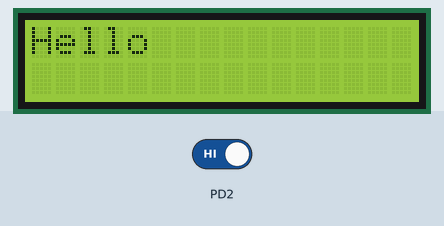
Recording of a program running on a simulated ATmega32, built with avr-gcc and emulated at 8 MHz. On the bench: 16×2 character LCD. Wiring (inferred from the names in the program): character LCD (HD44780): RS PA1; E PA2; data PA3, PA4, PA5, PA6. Inputs (shaded band) come from the test bench; at power-on: PD2 HIGH.

Above: at 1.2 s.
1.3 s: PD2 driven LOW
At 3.0 s:
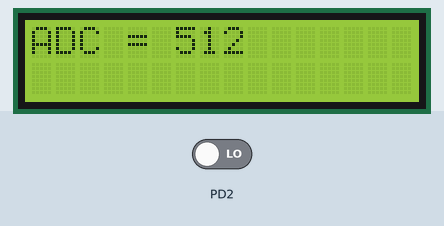
At 5.6 s:
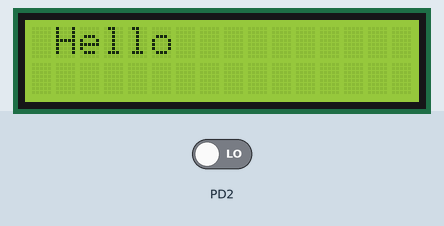
Timing chart, 0 to 7.1 s (numbered marks = the images above; inputs shaded):
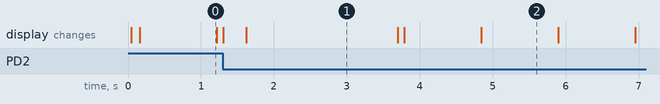

The program:

main.c
```c
/*
 * LCD.c
 *
 * Created: 3/2/2024 9:17:58 PM
 * Author : Ayat
 */
#define F_CPU 8000000UL
#include "BIT_MATH.h"
#include "STD_TYPES.h"
#include "LCD_Interface.h"
#include "DIO_INTERFACE.h"
#include  <util/delay.h>
#include <avr/interrupt.h>

void adc_init()
{
	ADMUX |= (1<<REFS1) | (1<<REFS0); //internal ref ,enable adc 0
	ADCSRA = (1<<ADEN) | (1<<ADPS2) | (1<<ADPS1) | (1<<ADPS0) |(1<<ADIE); // en adc, prescalar = 128
}

void INT_EN()
{
	MCUCR |= (1<<ISC01); //falling edge
	GICR  |= (1<<INT0); //En int0

}

int main(void)
{
	DDRD &= ~(1<<2); //pD2 input
	adc_init();
	INT_EN();
	LCD_Init();
	LCD_Clear();
	_delay_ms(50);
	sei();
    while (1)
    {
          int i=0;
		  for(i = 0 ; i < 10 ; i++)
		  {
			  if(i <= 5)
			  {
				  LCD_Move_Cursor(0,i);
				  LCD_Print_String("Hello");
				  _delay_ms(1000);
				    LCD_Clear();
				_delay_ms(5);
			  }
			  else if(i > 5)
			  {
				   LCD_Move_Cursor(0,10-i);
				  LCD_Print_String("Hello");
				  _delay_ms(1000);
				  LCD_Move_Cursor(0,i);
				  LCD_Clear();
				  _delay_ms(5);
			  }
		  }

    }
}

ISR(INT0_vect)
{
	char num[5];
	int adc_value;
	ADCSRA |= (1<<ADSC);
	while(ADCSRA&(1<<ADSC)); //still converting
	adc_value = ADCW;
	itoa(adc_value, num, 10);
	LCD_Clear();
	_delay_ms(250);
	//LCD_vidSendNumber(adc_value);
	LCD_Print_String("ADC = ");
	LCD_Print_String(num);
	_delay_ms(2000);
}
```

LCD_Interface.h
```c
/*
 * LCD_Interface.h
 *
 * Created: 3/2/2024 9:21:17 PM
 *  Author: Q
 */


#ifndef LCD_INTERFACE_H_
#define LCD_INTERFACE_H_

#define  CONTROL_PORT  Port_A
#define  RS            Pin1
#define  EN            Pin2
#define  D4            Pin3
#define  D5            Pin4
#define  D6            Pin5
#define  D7            Pin6

void LCD_Init(void);
void LCD_Void_Send_Data(uint8 Data);
void LCD_Void_Send_Command(uint8 Com);
void LCD_Print_String(uint8 *Copy_Str);
void LCD_Move_Cursor(uint8 row , uint8 column);
void LCD_Clear(void);
void LCD_vidSendNumber(uint32 Copy_u8Number);


#endif /* LCD_INTERFACE_H_ */
```

LCD_Prog.c
```c
/*
 * LCD_Prog.h
 *
 * Created: 3/2/2024 9:21:35 PM
 *  Author: Ayat Mohamed
 */
#include <stdlib.h>
#include "BIT_MATH.h"
#include "STD_TYPES.h"
#include "LCD_Interface.h"
#include "DIO_INTERFACE.h"
#include  <util/delay.h>
#ifndef LCD_PROG_H_
#define LCD_PROG_H_
static uint8 cursor = 1;
void LCD_Init(void)
{
	DIO_VidSetPinDirection(CONTROL_PORT , RS ,Output);
	DIO_VidSetPinDirection(CONTROL_PORT , EN ,Output);
    _delay_ms(20);
	DIO_VidSetPinDirection(CONTROL_PORT , D4 ,Output);
	DIO_VidSetPinDirection(CONTROL_PORT , D5 ,Output);
	DIO_VidSetPinDirection(CONTROL_PORT , D6 ,Output);
	DIO_VidSetPinDirection(CONTROL_PORT , D7 ,Output);

	DIO_VidSetPinValue(CONTROL_PORT , RS , PinLow );
	DIO_VidSetPinValue(CONTROL_PORT , EN ,PinLow );
    LCD_Void_Send_Command(0x02);
	/*Function set: 2 lines 5*8*/
	LCD_Void_Send_Command(0x28);//10100000
	_delay_ms(1);
	/*Display on off :display enable ,display cursor,no blink cursor */
	LCD_Void_Send_Command(0x0C);
	LCD_Void_Send_Command(0x06);
	LCD_Void_Send_Command(0x80);
	LCD_Void_Send_Command(0x01);
}
void LCD_Void_Send_Data(uint8 Data)
{

	_delay_ms(1);
	DIO_VidSetPinValue(CONTROL_PORT , EN ,PinHigh);
	_delay_ms(1);
	DIO_VidSetPinValue(CONTROL_PORT , D4 ,GET_BIT(Data,Pin4));
	DIO_VidSetPinValue(CONTROL_PORT , D5 ,GET_BIT(Data,Pin5));
	DIO_VidSetPinValue(CONTROL_PORT , D6 ,GET_BIT(Data,Pin6));
	DIO_VidSetPinValue(CONTROL_PORT , D7 ,GET_BIT(Data,Pin7));
	DIO_VidSetPinValue(CONTROL_PORT , RS , PinHigh);
	_delay_ms(1);
	 DIO_VidSetPinValue(CONTROL_PORT , EN ,PinLow );
	 _delay_ms(1);
	 DIO_VidSetPinValue(CONTROL_PORT , EN ,PinHigh);
	 _delay_ms(1);
	DIO_VidSetPinValue(CONTROL_PORT , D4 ,GET_BIT(Data,Pin0));
	DIO_VidSetPinValue(CONTROL_PORT , D5 ,GET_BIT(Data,Pin1));
	DIO_VidSetPinValue(CONTROL_PORT , D6 ,GET_BIT(Data,Pin2));
	DIO_VidSetPinValue(CONTROL_PORT , D7 ,GET_BIT(Data,Pin3));
	DIO_VidSetPinValue(CONTROL_PORT , RS , PinHigh);
    _delay_ms(1);
	DIO_VidSetPinValue(CONTROL_PORT , EN ,PinLow );
	_delay_ms(1);

}


void LCD_Void_Send_Command(uint8 Com)
{
	//uint8_t Local_Com ;
	DIO_VidSetPinValue(CONTROL_PORT , RS , PinLow );
	_delay_ms(1);
	DIO_VidSetPinValue(CONTROL_PORT , EN ,PinHigh);
	_delay_ms(1);
	DIO_VidSetPinValue(CONTROL_PORT , D4 ,GET_BIT(Com,Pin4));
	DIO_VidSetPinValue(CONTROL_PORT , D5 ,GET_BIT(Com,Pin5));
	DIO_VidSetPinValue(CONTROL_PORT , D6 ,GET_BIT(Com,Pin6));
	DIO_VidSetPinValue(CONTROL_PORT , D7 ,GET_BIT(Com,Pin7));
	_delay_ms(1);
	DIO_VidSetPinValue(CONTROL_PORT , EN ,PinLow );
	_delay_ms(1);
	DIO_VidSetPinValue(CONTROL_PORT , EN ,PinHigh);
	_delay_ms(1);
	DIO_VidSetPinValue(CONTROL_PORT , D4 ,GET_BIT(Com,Pin0));
	DIO_VidSetPinValue(CONTROL_PORT , D5 ,GET_BIT(Com,Pin1));
	DIO_VidSetPinValue(CONTROL_PORT , D6 ,GET_BIT(Com,Pin2));
	DIO_VidSetPinValue(CONTROL_PORT , D7 ,GET_BIT(Com,Pin3));
    _delay_ms(1);
    DIO_VidSetPinValue(CONTROL_PORT , EN ,PinLow );
    _delay_ms(1);
}

void LCD_Print_String(uint8 *Copy_Str)
{

	uint8 iterator = 0;
	// check if the string is ending or not
	while(Copy_Str[iterator] != '\0')
	{

		// print the data
		LCD_Void_Send_Data(Copy_Str[iterator]);

		//increase the address by one to send the next element.
		iterator++;
	}
}

void LCD_Move_Cursor(uint8 row , uint8 column)
{
	switch(row)
	{
		case 0 :
		if(column < 16)
		{
			LCD_Void_Send_Command((0x80) + (column));
			cursor = column;
		}
		break;
		case 1:
		if(column < 16)
		{
			LCD_Void_Send_Command((0x80) + 0x40 + (column));
			cursor = 17 + column;
		}
		break;
	}
}
void LCD_Clear(void)
{
	LCD_Void_Send_Command(0x01);
	 _delay_ms(1);
}
void LCD_vidSendNumber(uint32 Copy_u8Number)
{

	char Number[32];
	itoa(Copy_u8Number,Number,10);
	LCD_Print_String(Number);
}
#endif /* LCD_PROG_H_ */
```

BIT_MATH.h
```c
/*
===================================================================================================
* Auther : Ayat Mohamed MOhamed
* Object : MACROS(BIT MATH)
* BIT_MATH.h
===================================================================================================
*/
#ifndef BIT_MATH_H_
#define BIT_MATH_H_

// set any bit in any register
#define SET_BIT(REG,BIT) (REG|=(1<<BIT))

// clear any bit in any register
#define CLEAR_BIT(REG,BIT) (REG&=~(1<<BIT))

// toggle any bit in any register
#define TOGGLE_BIT(REG,BIT) (REG^=(1<<BIT))

// get (read) any bit in any register
#define GET_BIT(REG,BIT) ((REG&(1<<BIT))>>BIT)

#endif
/*
 -------------------------------
| 0 | 0 | 0 | 0 | 0 | 1 | 0 | 1 |
 -------------------------------
*/
```

DIO_INTERFACE.h
```c
/*
===================================================================================================
* Auther : Ayat Mohamed MOhamed
* Object : DIO interface
* DIO_Interface.h
===================================================================================================
*/

#ifndef DIO_INTERFACE_H_
#define DIO_INTERFACE_H_
// 4 PROTS
typedef enum
{
	Port_A,
	Port_B,
	Port_C,
	Port_D
}et_Port;

// 8 pin of ports
typedef enum
{
	Pin0,
	Pin1,
	Pin2,
	Pin3,
	Pin4,
	Pin5,
	Pin6,
	Pin7

}et_Pin;

// pin direction
typedef enum
{
	Input,
	Output
}et_Direction;

// 0--> pinLow , 1-->pinHigh
typedef enum
{
	PinLow,
    PinHigh
}et_status;

// setting Pin Direction
void DIO_VidSetPinDirection(uint8 Copy_Port , uint8 Copy_Pin ,uint8 Copy_Direction);

// setting Pin Value
void DIO_VidSetPinValue(uint8 Copy_Port , uint8 Copy_Pin ,uint8 Copy_Value);

// Getting Pin Value
void DIO_VidGetPinValue(uint8 Copy_Port , uint8 Copy_Pin ,uint8 *Ptr_Data);

// setting Port Direction
void DIO_VidSetPortDirection(uint8 Copy_Port , uint8 Copy_Direction);

// setting Port Value
void DIO_VidSetPortValue(uint8 Copy_Port , uint8 Copy_Value);

// Getting Port Value
void DIO_VidGetPortValue(uint8 Copy_Port , uint8 *Ptr_Data);


#endif
```

DIO_PRIVATE.h
```c
/*
===================================================================================================
* Auther : Ayat Mohamed MOhamed
* Object : DIO_Registter
* SWC : DIO_Registter.h
===================================================================================================
*/

#ifndef DIO_PRIVATE_H_
#define DIO_PRIVATE_H_

// Access the addresses of ALL Registers in PORTA
#define DDRA   *((volatile uint8*)0x3A)
#define PORTA  *((volatile uint8*)0x3B)
#define PINA   *((volatile uint8*)0x39)

// Access the addresses of ALL Registers in PORTB
#define DDRB   *((volatile uint8*)0x37)
#define PORTB  *((volatile uint8*)0x38)
#define PINB   *((volatile uint8*)0x36)
// Access the addresses of ALL Registers in PORTC
#define DDRC   *((volatile uint8*)0x34)
#define PORTC  *((volatile uint8*)0x35)
#define PINC   *((volatile uint8*)0x33)

// Access the addresses of ALL Registers in PORTD
#define DDRD   *((volatile uint8*)0x31)
#define PORTD  *((volatile uint8*)0x32)
#define PIND   *((volatile uint8*)0x30)

#endif
```

DIO_PROG.c
```c
/*
===================================================================================================
 * Auther : Ayat Mohamed MOhamed
 * Object : DIO Program
 * DIO_Prog.h
===================================================================================================
 */

#include "BIT_MATH.h"
#include "STD_TYPES.h"
#include "DIO_PRIVATE.h"
#include "DIO_INTERFACE.h"

/*
 ***************************************************************************************
 ***************************************** PINS ****************************************
 ***************************************************************************************
 */

//******************************* setting Pin Direction ********************************
void DIO_VidSetPinDirection(uint8 Copy_Port , uint8 Copy_Pin , uint8 Copy_Direction)
{
	if(Copy_Direction == Input)
	{
		switch(Copy_Port)
		{
		case Port_A:
			CLEAR_BIT(DDRA,Copy_Pin);
			break;
		case Port_B:
			CLEAR_BIT(DDRB,Copy_Pin);
			break;
		case Port_C:
			CLEAR_BIT(DDRC,Copy_Pin);
			break;
		case Port_D:
			CLEAR_BIT(DDRD,Copy_Pin);
			break;
		}
	}
	else if(Copy_Direction == Output)
	{
		switch(Copy_Port)
		{
		case Port_A:
			SET_BIT(DDRA,Copy_Pin);
			break;
		case Port_B:
			SET_BIT(DDRB,Copy_Pin);
			break;
		case Port_C:
			SET_BIT(DDRC,Copy_Pin);
			break;
		case Port_D:
			SET_BIT(DDRD,Copy_Pin);
			break;
		}
	}
}

//******************************** setting Pin Value ***********************************
void DIO_VidSetPinValue(uint8 Copy_Port , uint8 Copy_Pin ,uint8 Copy_Value)
{
	if(Copy_Value == PinHigh)
	{
		switch(Copy_Port)
		{
		case Port_A:
			SET_BIT(PORTA,Copy_Pin);
			break;
		case Port_B:
			SET_BIT(PORTB,Copy_Pin);
			break;
		case Port_C:
			SET_BIT(PORTC,Copy_Pin);
			break;
		case Port_D:
			SET_BIT(PORTD,Copy_Pin);
			break;
		}
	}

	else if(Copy_Value == PinLow)
	{
		switch(Copy_Port)
		{
		case Port_A:
			CLEAR_BIT(PORTA,Copy_Pin);
			break;
		case Port_B:
			CLEAR_BIT(PORTB,Copy_Pin);
			break;
		case Port_C:
			CLEAR_BIT(PORTC,Copy_Pin);
			break;
		case Port_D:
			CLEAR_BIT(PORTD,Copy_Pin);
			break;
		}
	}
}


//********************************* Getting Pin Value *********************************
void DIO_VidGetPinValue(uint8 Copy_Port , uint8 Copy_Pin ,uint8 *Ptr_Data)
{
	switch (Copy_Port)
	{
	case Port_A:
		*Ptr_Data = GET_BIT(PINA,Copy_Pin);
		break;
	case Port_B:
		*Ptr_Data = GET_BIT(PINB,Copy_Pin);
		break;
	case Port_C:
		*Ptr_Data = GET_BIT(PINC,Copy_Pin);
		break;
	case Port_D:
		*Ptr_Data = GET_BIT(PIND,Copy_Pin);
		break;
	}
}


/*
 ***************************************************************************************
 ***************************************** PINS ****************************************
 ***************************************************************************************
 */

//******************************* setting Port Direction *******************************
void DIO_VidSetPortDirection(uint8 Copy_Port , uint8 Copy_Direction)
{
	if(Copy_Direction == Input)
	{
		switch(Copy_Port)
		{
		case Port_A:
			DDRA = 0x00;
			break;
		case Port_B:
			DDRB = 0x00;
			break;
		case Port_C:
			DDRC = 0x00;
			break;
		case Port_D:
			DDRD = 0x00;
			break;
		}
	}
	else if(Copy_Direction == Output)
	{
		switch(Copy_Port)
		{
		case Port_A:
			DDRA = 0xFF;
			break;
		case Port_B:
			DDRB = 0xFF;
			break;
		case Port_C:
			DDRC = 0xFF;
			break;
		case Port_D:
			DDRD = 0xFF;
			break;
		}
	}
}


//******************************* setting Port Value **********************************
void DIO_VidSetPortValue(uint8 Copy_Port , uint8 Copy_Value)
{
		switch(Copy_Port)
		{
		case Port_A:
			PORTA = Copy_Value;
			break;
		case Port_B:
			PORTB = Copy_Value;
			break;
		case Port_C:
			PORTC = Copy_Value;
			break;
		case Port_D:
			PORTD = Copy_Value;
			break;
		}
}

//******************************* Getting Port Value **********************************
void DIO_VidGetPortValue(uint8 Copy_Port , uint8 *Ptr_Data)
{
	switch (Copy_Port)
		{
		case Port_A:
			*Ptr_Data = PINA;
			break;
		case Port_B:
			*Ptr_Data = PINB;
			break;
		case Port_C:
			*Ptr_Data = PINC;
			break;
		case Port_D:
			*Ptr_Data = PIND;
			break;
		}
}
```

STD_TYPES.h
```c
/*
===================================================================================================
* Auther : Ayat Mohamed MOhamed
* Object : Typedef
* main.c
===================================================================================================
*/

typedef unsigned char uint8;
typedef signed char sint8;

typedef unsigned short int uint16;
typedef signed short int sint16;

typedef unsigned long int uint32;
typedef signed long int sint32;

typedef float f32;
typedef double lf64;

#define NULL            0

#define NO_ERROR_STATE  1
#define ERROR_STATE     2
#define NULLPOINTER     3


/*
"../STD_TYPES.h" -->back step
"../../STD_TYPES.h" -->two back step
"file/STD_TYPES.h" -->front step
*/
```

Measured:
- after the input at 1.3 s, the display: first changes at once (image 1 shows a later state)
- what the display in image 0 shows lasts 1.0 s, from 0.2 s to 1.2 s
- what the display in image 1 shows lasts 2.1 s, from 1.6 s to 3.7 s
